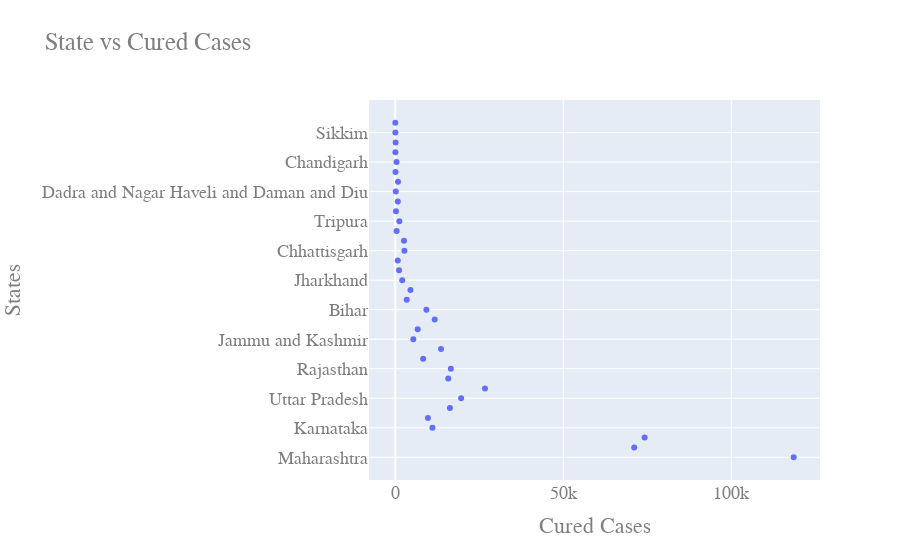

The notebook cell saved with this chart:
### Code cell
fig = go.Figure() 
fig.add_trace(go.Scatter( # Using Plotly's Scatter Method to plot a graph of States against Recovered cases.
    x= df_state.Recovered,
    y= df_state['States/UT'],
    mode='markers'
))
fig.update_layout(  # Making updates in layout 
    title="State vs Cured Cases",
    xaxis_title="Cured Cases",
    yaxis_title="States",
    font=dict(
        family="Courier New, monospace",
        size=18,
        color="#7f7f7f"
    )
)

### Figure 1 — Plotly figure (JSON) as saved in the notebook; plotly's stock layout.template omitted (floating-point values rounded to 4 significant figures)
{"data": [{"mode": "markers", "type": "scatter", "x": [118558, 71116, 74217, 11098, 9745, 16287, 19627, 26720, 15790, 16575, 8329, 13645, 5399, 6703, 11768, 9284, 3452, 4554, 2104, 1156, 771, 2751, 2621, 434, 1248, 243, 790, 183, 836, 105, 401, 75, 133, 70, 43], "y": ["Maharashtra", "Tamil Nadu", "Delhi", "Karnataka", "Andhra Pradesh", "Telangana", "Uttar Pradesh", "Gujarat", "West Bengal", "Rajasthan", "Assam", "Haryana", "Jammu and Kashmir", "Odisha", "Madhya Pradesh", "Bihar", "Kerala", "Punjab", "Jharkhand", "Goa", "Manipur", "Chhattisgarh", "Uttarakhand", "Puducherry", "Tripura", "Nagaland", "Himachal Pradesh", "Dadra and Nagar Haveli and Daman and Diu", "Ladakh", "Arunachal Pradesh", "Chandigarh", "Andaman and Nicobar Islands", "Mizoram", "Sikkim", "Meghalaya"]}], "layout": {"font": {"color": "#7f7f7f", "family": "Courier New, monospace", "size": 18}, "title": {"text": "State vs Cured Cases"}, "xaxis": {"title": {"text": "Cured Cases"}}, "yaxis": {"title": {"text": "States"}}}}
